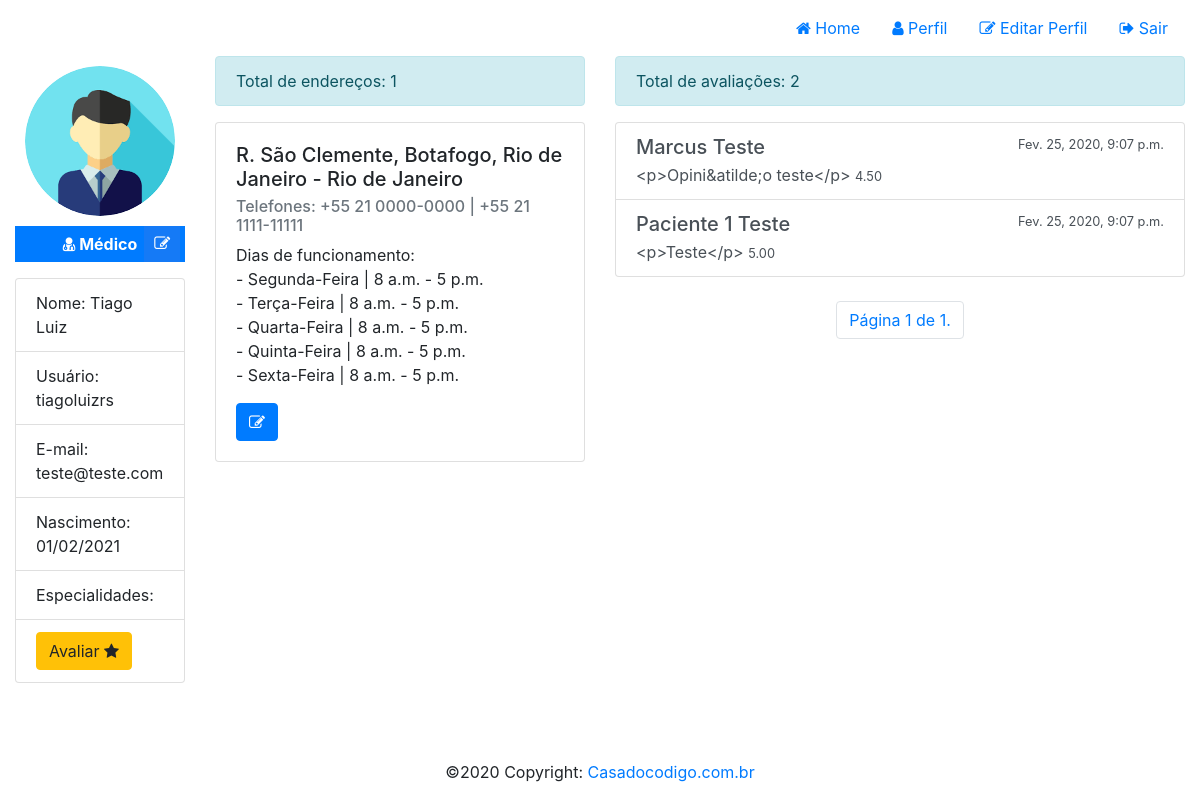
Before: /profile/ (signed in) with the older database file.
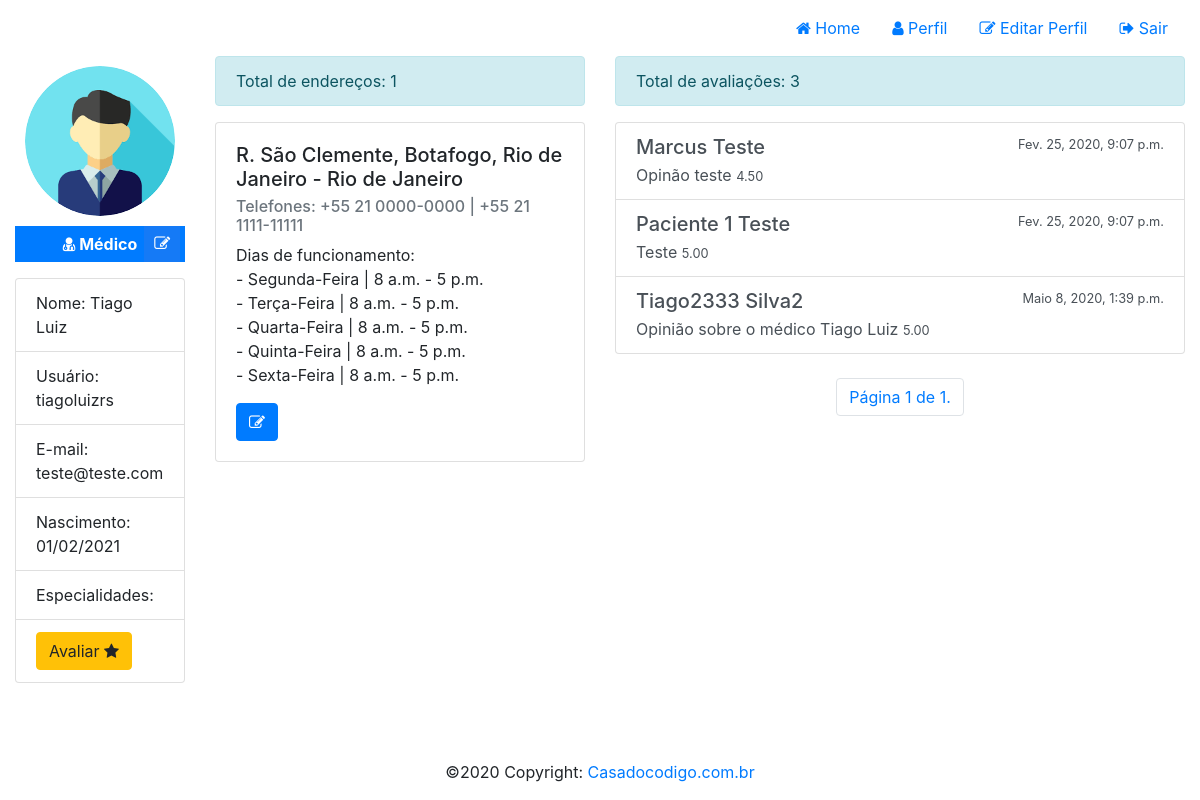
After: the same page with the newer database file.
### medicSearch/models/Profile.py (models this page shows, shortened)
class Profile(models.Model):
    user = models.OneToOneField(User, on_delete=models.CASCADE)
    role = models.IntegerField(choices=ROLE_CHOICE, default=3)
    birthday = models.DateField(default=None, null=True, blank=True)
    created_at = models.DateTimeField(auto_now_add=True)
    updated_at = models.DateTimeField(auto_now=True)
    token = models.CharField(max_length=256, null=True, blank=True)
    image = models.ImageField(null=True, blank=True)
    favorites = models.ManyToManyField(User, blank=True, related_name='favorites', verbose_name='Favoritos', help_text="Este campo é destinado aos usuários de perfil paciente.")
    specialties = models.ManyToManyField(Speciality, blank=True, related_name='specialties', verbose_name='Especialidades', help_text="Este campo é destinado aos usuários de perfil médico.")
    addresses = models.ManyToManyField(Address, blank=True, related_name='addresses', verbose_name='Endereços', help_text="Este campo é destinado aos usuários de perfil médico.")
    def show_favorites(self):
        ids = [result.id for result in self.favorites.all()]
        return Profile.objects.filter(user__id__in=ids)
    def show_ratings(self):
        from .Rating import Rating
        return Rating.objects.filter(user_rated=self.user)

### medicSearch/models/Address.py (models this page shows, shortened)
class Address(models.Model):
    neighborhood = models.ForeignKey(Neighborhood, related_name='neighborhood', on_delete=models.CASCADE)
    name = models.CharField(null=False, max_length=100)
    address = models.CharField(null=False, max_length=255)
    latitude = models.DecimalField(max_digits=9, decimal_places=7)
    longitude = models.DecimalField(max_digits=9, decimal_places=7)
    opening_time = models.TimeField()
    closing_time = models.TimeField()
    days_week = models.ManyToManyField(DayWeek, blank=True, related_name='days_week')
    phone = models.CharField(null=True, blank=True, max_length=50)
    status = models.BooleanField(default=True)
    created_at = models.DateTimeField(auto_now_add=True)
    updated_at = models.DateTimeField(auto_now=True)

### medicSearch/models/Neighborhood.py (models this page shows, shortened)
class Neighborhood(models.Model):
    city = models.ForeignKey(City, blank="False", related_name='city', on_delete=models.CASCADE)
    name = models.CharField(null=False, max_length=20)
    status = models.BooleanField(default=True)
    created_at = models.DateTimeField(auto_now_add=True)
    updated_at = models.DateTimeField(auto_now=True)

### medicSearch/models/City.py (models this page shows)
class City(models.Model):
    state = models.ForeignKey(State, blank="False", related_name='state', on_delete=models.CASCADE)
    name = models.CharField(null=False, max_length=20)
    status = models.BooleanField(default=True)
    created_at = models.DateTimeField(auto_now_add=True)
    updated_at = models.DateTimeField(auto_now=True)
    def __str__(self):
        return '{} - {}'.format(self.name, self.state.name)

### medicSearch/models/State.py (models this page shows, shortened)
class State(models.Model):
    name = models.CharField(null=False, max_length=20)
    status = models.BooleanField(default=True)
    created_at = models.DateTimeField(auto_now_add=True)
    updated_at = models.DateTimeField(auto_now=True)

### medicSearch/models/DayWeek.py (models this page shows, shortened)
class DayWeek(models.Model):
    name = models.CharField(null=False, max_length=20)
    status = models.BooleanField(default=True)
    created_at = models.DateTimeField(auto_now_add=True)
    updated_at = models.DateTimeField(auto_now=True)

### medicSearch/models/Rating.py (models this page shows, shortened)
class Rating(models.Model):
    user = models.ForeignKey(User, related_name='avaliou', on_delete=models.CASCADE)
    user_rated = models.ForeignKey(User, related_name='avaliado', on_delete=models.CASCADE)
    value = models.DecimalField(max_digits=5, decimal_places=2)
    opinion = models.TextField(null=True, blank=True)
    status = models.BooleanField(default=True)
    created_at = models.DateTimeField(auto_now_add=True, null=True)
    updated_at = models.DateTimeField(auto_now=True, null=True)

### medicSearch/views/ProfileView.py (the view)
def list_profile_view(request, id=None):
    profile = None
    if id is None and request.user.is_authenticated:
        profile = Profile.objects.filter(user=request.user).first()
    elif id is not None and request.user.is_authenticated:
        profile = Profile.objects.filter(user__id=id).first()
    elif not request.user.is_authenticated:
        return redirect(to='/')
    favorites = profile.show_favorites()
    if len(favorites) > 0:
        paginator = Paginator(favorites, 8)
        page = request.GET.get('page')
        favorites = paginator.get_page(page)
    ratings = profile.show_ratings()
    if len(ratings) > 0:
        paginator = Paginator(ratings, 8)
        page = request.GET.get('page')
        ratings = paginator.get_page(page)
    context = {
        'profile': profile,
        'favorites': favorites,
        'ratings': ratings
    }
    return render(request, template_name='profile/profile.html', context=context, status=200)

### medicSearch/templates/profile/profile.html (shortened to what this page needs)
{% extends "base.html" %}
{% load static %}
{% block styles %}<link rel="stylesheet" href="{% static 'css/profile.css' %}">{% endblock %}
{% block content %}
<div id="content">
    <div class="container-fluid">
        <div class="row">
            <div class="col-xs-12 col-md-2" id="profile-area">
                <div id="image-profile" style="background-image: url('/media/{{profile.image}}');"></div>
                {% if profile.role == 1 %}
                <p class="badge badge-primary text-center" id="badge-role"><i class="fa fa-building"></i> Administrador</p>
                {% elif profile.role == 2 %}
                <p class="badge badge-primary text-center" id="badge-role"><i class="fa fa-user-md"></i> Médico</p>
                {% else %}
                <p class="badge badge-primary text-center" id="badge-role"><i class="fa fa-user"></i> Paciente</p>
                {% endif %}
                {% if profile.user.id == request.user.id %}
                <a id="icon-edit" href="/profile/edit"><i class="fa fa-edit"></i></a>
                {% endif %}
                <ul class="list-group">
                    <li class="list-group-item">Nome: {{profile.user.get_full_name | default:"Sem nome"}}</li>
                    <li class="list-group-item">Usuário: {{profile.user.username | default:"Sem usuário"}}</li>
                    <li class="list-group-item">E-mail: {{profile.user.email | default:"Sem e-mail"}}</li>
                    <li class="list-group-item">Nascimento: {{profile.birthday | date:'d/m/Y' | default:"Sem data"}}</li>
                    <li class="list-group-item">Especialidades: {{ profile.specialties.all | join:", " }}</li>
                    {% if profile.role == 2 and request.user.is_authenticated %}
                    <li class="list-group-item">
                        <a class="btn btn-warning" href="/medic/rating/{{ profile.user.id }}">Avaliar <i class="fa fa-star"></i></a>
                    </li>
                    {% endif %}
                </ul>
            </div>
            {% if profile.role == 1 or profile.role == 3 %}
            <div class="col-xs-12 col-md-10" id="favorites-area">
                <div class="alert alert-info">Total de favoritos: {{favorites | length}}</div>
                {% if request.GET.msg %}
                <div class="alert alert-{{request.GET.type}}">{{ request.GET.msg }}</div>
                {% endif %}
                <div class="row">
                    {% for favorite in favorites %}
                    <div class="col-xs-12 col-md-3 col-lg-3">
                        <div class="card mb-4">
                            <div class="image-circle" style="background-image: url('/media/{{favorite.image}}');"></div>
                            <div class="card-body">
                                <h5 class="card-title">{{favorite.user.get_full_name}}</h5>
                                <h6>Média: {{favorite.show_scoring_average}} <i class="fa fa-star"></i></h6>
                                <ul class="specialties">
                                    {% for speciality in favorite.specialties.all %}
                                    <li>{{speciality}}</li>
                                    {% endfor %}
                                </ul>
                                <div class="address mb-2">
                                    {{favorite.addresses.first.address | default:"Nenhum endereço." | slice:":15"}}...
                                </div>
                                <a href="/profile/{{favorite.id}}" class="btn btn-primary btn-card">Ver médico</a>
                                {% if user.is_authenticated %}
                                <form method="POST" action="/medic/favorite/remove">
                                    {% csrf_token %}
                                    <input type="hidden" value="{{favorite.id}}" name="id">
                                    <input type="hidden" value="{{request.GET.page}}" name="page">
                                    <button type="submit" class="btn btn-danger btn-card"><i class="fa fa-heart"></i> Remover</button>
                                </form>
                                {% endif %}
                            </div>
                        </div>
                    </div>
                    {% endfor %}
                </div>
                <div class="row">
                    <nav aria-label="Page navigation" class="navigation">
                      <ul class="pagination">
                        {% if favorites.has_previous %}
                          <li class="page-item"><a class="page-link" href="?page=1">&laquo; Primeiro</a></li>
                            <li class="page-item"><a class="page-link" href="?page={{ favorites.previous_page_number }}">Anterior</a></li>
                        {% endif %}
                          <li class="page-item"><a class="page-link" href="#">Página {{ favorites.number }} de {{ favorites.paginator.num_pages }}.</a></li>
                        {% if favorites.has_next %}
                            <li class="page-item"><a class="page-link" href="?page={{ favorites.next_page_number }}">Próximo</a></li>
                            <li class="page-item"><a class="page-link" href="?page={{ favorites.paginator.num_pages }}">Último &raquo;</a></li>
                        {% endif %}
                      </ul>
                    </nav>
                </div>
            </div>
            {% else %}
            <div class="col-xs-12 col-md-4" id="addresses-area">
                <div class="alert alert-info">Total de endereços: {{profile.addresses.all | length}}</div>
                <div class="row">
                    {% for address in profile.addresses.all %}
                    <div class="col-xs-12 col-md-12">
                        <div class="card mb-3">
                          <div class="card-body">
                            <h5 class="card-title">{{address.address}}, {{address.neighborhood.name}}, {{address.neighborhood.city}}</h5>
                            <h6 class="card-subtitle mb-2 text-muted">Telefones: {{address.phone}}</h6>
                            <ul id="days">
                                <li>Dias de funcionamento:</li>
                                {% for day in address.days_week.all %}
                                <li>- {{day.name}} | {{address.opening_time}} - {{address.closing_time}}</li>
                                {% endfor %}
                            </ul>
                            {% if profile.user.id == request.user.id %}
                            <a href="/address/{{address.id}}" class="btn btn-primary"><i class="fa fa-edit"></i></a>
                            {% endif %}
                          </div>
                        </div>
                    </div>
                    {% endfor %}
                </div>
            </div>
            <div class="col-xs-12 col-md-6" id="ratings-area">
                <div class="alert alert-info">Total de avaliações: {{ratings | length}}</div>
                <div class="row mb-4">
                    <div class="col-xs-12 col-md-12">
                        <ul class="list-group">
                          {% for rating in ratings %}
                            <li href="#" class="list-group-item list-group-item-action">
                                <div class="content d-flex justify-content-between">
                                  <h5 class="mb-1">{{rating.user.get_full_name}}</h5>
                                  <small>{{rating.created_at}}</small>
                                </div>
                                {{rating.opinion}}
                                <small>{{rating.value}}</small>
                              </li>
                            {% endfor %}
                        </ul>
                    </div>
                </div>
                <div class="row">
                    <nav aria-label="Page navigation" class="navigation">
                      <ul class="pagination">
                          <li class="page-item"><a class="page-link" href="#">Página {{ ratings.number }} de {{ ratings.paginator.num_pages }}.</a></li>
                      </ul>
                    </nav>
                </div>
            </div>
            {% endif %}
        </div>
    </div>
</div>
{% endblock %}

### medicSearch/templates/base.html (shortened to what this page needs)
{% load static %}
<!DOCTYPE html>
<html lang="pt-BR">
  <head>
    <link rel="stylesheet" href="https://stackpath.bootstrapcdn.com/bootstrap/4.4.1/css/bootstrap.min.css">
    <link rel="stylesheet" href="https://stackpath.bootstrapcdn.com/font-awesome/4.7.0/css/font-awesome.min.css">
    <link rel="stylesheet" href="{% static 'css/global.css' %}">
    {% block styles %}{% endblock %}
  </head>
  <body>
    <header>
        <nav class="navbar justify-content-end navbar-expand-lg">
            <ul class="nav">
                <li class="nav-item"><a class="nav-link" href="/"><i class="fa fa-home"></i> Home</a></li>
              {% if user.is_authenticated %}
                <li class="nav-item"><a class="nav-link" href="/profile"><i class="fa fa-user"></i> Perfil</a></li>
                <li class="nav-item"><a class="nav-link" href="/profile/edit"><i class="fa fa-edit"></i> Editar Perfil</a></li>
                <li class="nav-item"><a class="nav-link" href="/logout"><i class="fa fa-sign-out"></i> Sair</a></li>
              {% else %}
                <li class="nav-item"><a class="nav-link" href="/login"><i class="fa fa-sign-in"></i> Entrar</a></li>
                <li class="nav-item"><a class="nav-link" href="/register"><i class="fa fa-edit"></i> Registrar</a></li>
              {% endif %}
            </ul>
        </nav>
    </header>
    {% block content %}{% endblock %}
    <footer class="page-footer font-small blue">
      <div class="footer-copyright text-center py-3">©2020 Copyright:
        <a href="https://www.casadocodigo.com.br/"> Casadocodigo.com.br</a>
      </div>
    </footer>
  </body>
</html>

### medicSearch/static/css/global.css (style rules this page uses)
#content { min-height: calc(100vh - 112px); }
.navigation { margin: 0 auto; }

### medicSearch/static/css/profile.css (style rules this page uses)
#image-profile { width: 150px; height: 150px; background-size: contain; margin: 10px auto; background-color: #ccc; border-radius: 100%; }
#badge-role { width: 100%; padding: 10px 0; font-size: 1em; float: left; border-radius: 0; }
#icon-edit { width: 35.56px; height: 35.56px; border-radius: 0; float: left; text-align: center; line-height: 35.56px; color: #fff; font-weight: bold; background-color: #157af6; position: absolute; right: 20px; }
ul.list-group { float: left; width: 100%; }
ul#days { list-style: none; padding: 0; width: 100%; }

Changed rows visible on the page:
changed Rating "Marcus Teste": opinion "<p>Opini&atilde;o teste</p>" → "Opinão teste"
changed Rating "Paciente 1 Teste": opinion "<p>Teste</p>" → "Teste"
added Rating: user.get_full_name "Tiago2333 Silva2", created_at "Maio 8, 2020, 1:39 p.m.", opinion "Opinião sobre o médico Tiago Luiz", value "5.00"
Other visible differences:
{{ ratings | length }}: "2" → "3"
